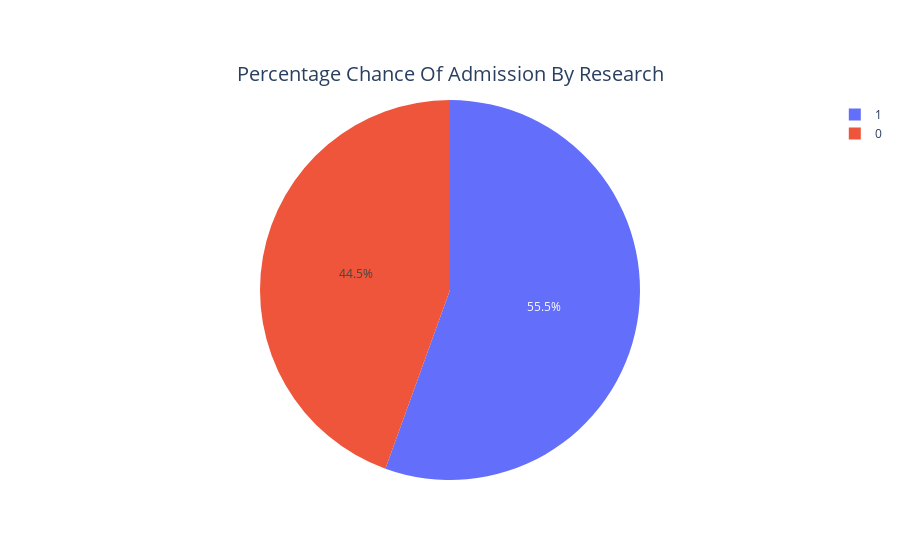

Write notebook code for a chart like this one.
### Code cell
grp_Res = data_col_chng.groupby(by=['Research'])["Chance of Admit"].mean().reset_index()
grp_Res['Chance of Admit'] = round(grp_Res['Chance of Admit']*100, 2)
grp_Res.sort_values(by=['Chance of Admit'], inplace = True)

data = [go.Pie(values = grp_Res['Chance of Admit'], 
               )]

layout = go.Layout(title = dict(text = 'Percentage Chance Of Admission By Research', 
                                font = {'size': 20},
                                x = 0.5, 
                                y = 0.88, 
                                xanchor = 'center', 
                                yanchor = 'top')
                  )

fig = go.Figure(data = data, 
                layout = layout)

iplot(fig)

### Figure 1 — Plotly figure (JSON) as saved in the notebook; plotly's stock layout.template omitted (floating-point values rounded to 4 significant figures)
{"data": [{"type": "pie", "values": [63.77, 79.6]}], "layout": {"title": {"font": {"size": 20}, "text": "Percentage Chance Of Admission By Research", "x": 0.5, "xanchor": "center", "y": 0.88, "yanchor": "top"}}}
